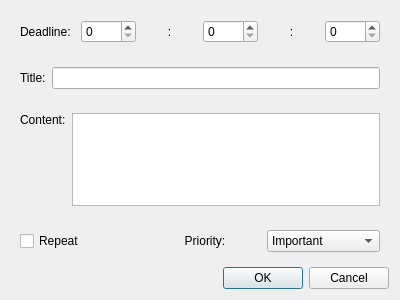
<?xml version="1.0" encoding="UTF-8"?>
<ui version="4.0">
 <class>InputDialog</class>
 <widget class="QDialog" name="InputDialog">
  <property name="geometry">
   <rect>
    <x>0</x>
    <y>0</y>
    <width>400</width>
    <height>300</height>
   </rect>
  </property>
  <property name="windowTitle">
   <string>Create Task</string>
  </property>
  <layout class="QVBoxLayout" name="verticalLayout">
   <item>
    <widget class="QWidget" name="widget" native="true">
     <layout class="QHBoxLayout" name="horizontalLayout">
      <item>
       <widget class="QLabel" name="label_Deadline">
        <property name="text">
         <string>Deadline:</string>
        </property>
       </widget>
      </item>
      <item>
       <widget class="QSpinBox" name="spinBox_DeadlineHour">
        <property name="maximum">
         <number>23</number>
        </property>
       </widget>
      </item>
      <item>
       <widget class="QLabel" name="label_Colon1">
        <property name="text">
         <string>:</string>
        </property>
        <property name="alignment">
         <set>Qt::AlignmentFlag::AlignCenter</set>
        </property>
       </widget>
      </item>
      <item>
       <widget class="QSpinBox" name="spinBox_DeadlineMinute">
        <property name="maximum">
         <number>59</number>
        </property>
       </widget>
      </item>
      <item>
       <widget class="QLabel" name="label_Colon2">
        <property name="text">
         <string>:</string>
        </property>
        <property name="alignment">
         <set>Qt::AlignmentFlag::AlignCenter</set>
        </property>
       </widget>
      </item>
      <item>
       <widget class="QSpinBox" name="spinBox_DeadlineHour_3">
        <property name="maximum">
         <number>59</number>
        </property>
       </widget>
      </item>
     </layout>
    </widget>
   </item>
   <item>
    <widget class="QWidget" name="widget_2" native="true">
     <layout class="QHBoxLayout" name="horizontalLayout_2">
      <item>
       <widget class="QLabel" name="label_Title">
        <property name="text">
         <string>Title:</string>
        </property>
       </widget>
      </item>
      <item>
       <widget class="QLineEdit" name="lineEdit_Title"/>
      </item>
     </layout>
    </widget>
   </item>
   <item>
    <widget class="QWidget" name="widget_3" native="true">
     <layout class="QHBoxLayout" name="horizontalLayout_3">
      <item>
       <widget class="QLabel" name="label_Content">
        <property name="text">
         <string>Content:</string>
        </property>
        <property name="alignment">
         <set>Qt::AlignmentFlag::AlignLeading|Qt::AlignmentFlag::AlignLeft|Qt::AlignmentFlag::AlignTop</set>
        </property>
       </widget>
      </item>
      <item>
       <widget class="QTextEdit" name="textEdit"/>
      </item>
     </layout>
    </widget>
   </item>
   <item>
    <widget class="QWidget" name="widget_4" native="true">
     <layout class="QHBoxLayout" name="horizontalLayout_4">
      <item>
       <widget class="QCheckBox" name="checkBox_Repeat">
        <property name="text">
         <string>Repeat</string>
        </property>
       </widget>
      </item>
      <item>
       <spacer name="horizontalSpacer">
        <property name="orientation">
         <enum>Qt::Orientation::Horizontal</enum>
        </property>
        <property name="sizeType">
         <enum>QSizePolicy::Policy::Preferred</enum>
        </property>
        <property name="sizeHint" stdset="0">
         <size>
          <width>10</width>
          <height>20</height>
         </size>
        </property>
       </spacer>
      </item>
      <item>
       <widget class="QLabel" name="label_Priority">
        <property name="text">
         <string>Priority:</string>
        </property>
        <property name="alignment">
         <set>Qt::AlignmentFlag::AlignCenter</set>
        </property>
       </widget>
      </item>
      <item>
       <widget class="QComboBox" name="comboBox_Priority">
        <item>
         <property name="text">
          <string>Important</string>
         </property>
        </item>
        <item>
         <property name="text">
          <string>Normal</string>
         </property>
        </item>
        <item>
         <property name="text">
          <string>Casual</string>
         </property>
        </item>
       </widget>
      </item>
     </layout>
    </widget>
   </item>
   <item>
    <widget class="QDialogButtonBox" name="buttonBox">
     <property name="orientation">
      <enum>Qt::Orientation::Horizontal</enum>
     </property>
     <property name="standardButtons">
      <set>QDialogButtonBox::StandardButton::Cancel|QDialogButtonBox::StandardButton::Ok</set>
     </property>
    </widget>
   </item>
  </layout>
 </widget>
 <resources/>
 <connections>
  <connection>
   <sender>buttonBox</sender>
   <signal>accepted()</signal>
   <receiver>InputDialog</receiver>
   <slot>accept()</slot>
   <hints>
    <hint type="sourcelabel">
     <x>248</x>
     <y>254</y>
    </hint>
    <hint type="destinationlabel">
     <x>157</x>
     <y>274</y>
    </hint>
   </hints>
  </connection>
  <connection>
   <sender>buttonBox</sender>
   <signal>rejected()</signal>
   <receiver>InputDialog</receiver>
   <slot>reject()</slot>
   <hints>
    <hint type="sourcelabel">
     <x>316</x>
     <y>260</y>
    </hint>
    <hint type="destinationlabel">
     <x>286</x>
     <y>274</y>
    </hint>
   </hints>
  </connection>
 </connections>
</ui>
